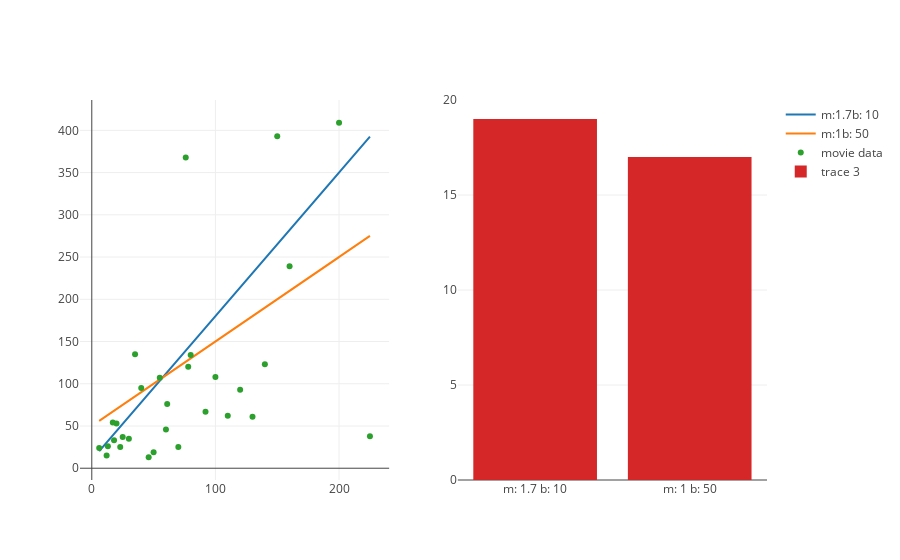

Notebook code for this chart:
### Markdown cell above
Once this is built, we can create a subplot showing the two regression lines, as well as the related RMSE for each line.

### Code cell
# __SOLUTION__ 
### add more regression lines here, by adding new elements to the list
regression_lines = [(1.7, 10), (1, 50)]

regression_traces = list(map(lambda line: m_b_trace(line[0], line[1], x_values, name='m:' + str(line[0]) + 'b: ' + str(line[1])), regression_lines))

scatter_trace = trace_values(x_values, y_values, text=titles, name='movie data')
rmse_calc_trace = trace_rmse(x_values, y_values, regression_lines)

regression_and_rss(scatter_trace, regression_traces, rmse_calc_trace)

### Figure 1 — Plotly figure (JSON) as saved in the notebook; plotly's stock layout.template omitted (floating-point values rounded to 4 significant figures)
{"data": [{"mode": "lines", "name": "m:1.7b: 10", "type": "scatter", "uid": "1dbf5300-30c3-11e9-91c3-88e9fe4c5d44", "x": [13, 46, 20, 61, 40, 225, 92, 12, 130, 25, 50, 18, 55, 30, 78, 76, 6, 120, 110, 100, 70, 17, 160, 150, 140, 60, 80, 23, 35, 200], "xaxis": "x", "y": [32.1, 88.2, 44, 113.7, 78, 392.5, 166.4, 30.4, 231, 52.5, 95, 40.6, 103.5, 61, 142.6, 139.2, 20.2, 214, 197, 180, 129, 38.9, 282, 265, 248, 112, 146, 49.1, 69.5, 350], "yaxis": "y"}, {"mode": "lines", "name": "m:1b: 50", "type": "scatter", "uid": "1dbfeab8-30c3-11e9-9b26-88e9fe4c5d44", "x": [13, 46, 20, 61, 40, 225, 92, 12, 130, 25, 50, 18, 55, 30, 78, 76, 6, 120, 110, 100, 70, 17, 160, 150, 140, 60, 80, 23, 35, 200], "xaxis": "x", "y": [63, 96, 70, 111, 90, 275, 142, 62, 180, 75, 100, 68, 105, 80, 128, 126, 56, 170, 160, 150, 120, 67, 210, 200, 190, 110, 130, 73, 85, 250], "yaxis": "y"}, {"mode": "markers", "name": "movie data", "text": ["21 &amp; Over", "Dredd 3D", "12 Years a Slave", "2 Guns", "42", "47 Ronin", "A Good Day to Die Hard", "About Time", "After Earth", "August: Osage County", "Beautiful Creatures", "Blue Jasmine", "Captain Phillips", "Carrie", "Cloudy with a Chance of Meatballs 2", "Despicable Me 2", "Don Jon", "Elysium", "Ender&#39;s Game", "Epic", "Escape Plan", "Evil Dead", "Fast and Furious 6", "Frozen", "G.I. Joe: Retaliation", "Gangster Squad", "Grown Ups", "Her", "Identity Thief", "Iron Man 3"], "type": "scatter", "uid": "1dc066dc-30c3-11e9-ba85-88e9fe4c5d44", "x": [13, 46, 20, 61, 40, 225, 92, 12, 130, 25, 50, 18, 55, 30, 78, 76, 6, 120, 110, 100, 70, 17, 160, 150, 140, 60, 80, 23, 35, 200], "xaxis": "x", "y": [26, 13, 53, 76, 95, 38, 67, 15, 61, 37, 19, 33, 107, 35, 120, 368, 24, 93, 62, 108, 25, 54, 239, 393, 123, 46, 134, 25, 135, 409], "yaxis": "y"}, {"type": "bar", "uid": "1dd5e912-30c3-11e9-a2f9-88e9fe4c5d44", "x": ["m: 1.7 b: 10", "m: 1 b: 50"], "xaxis": "x2", "y": [19, 17], "yaxis": "y2"}], "layout": {"xaxis": {"anchor": "y", "domain": [0, 0.45]}, "xaxis2": {"anchor": "y2", "domain": [0.55, 1]}, "yaxis": {"anchor": "x", "domain": [0, 1]}, "yaxis2": {"anchor": "x2", "domain": [0, 1]}}}
